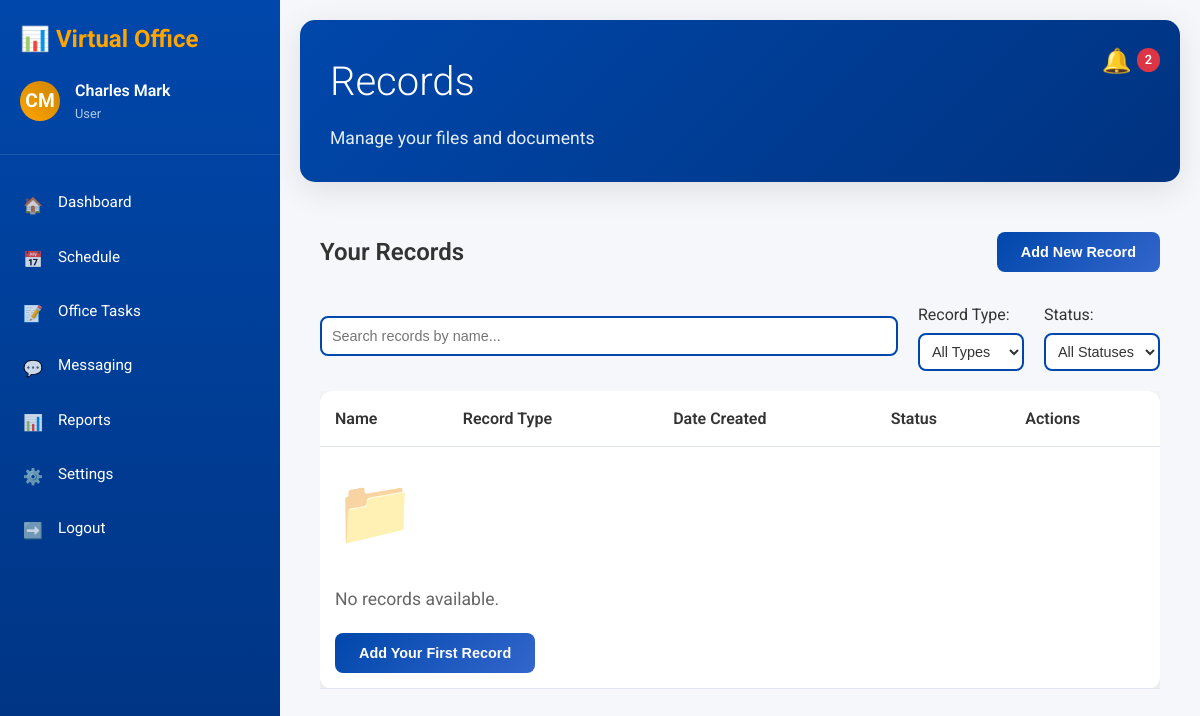
The app's page /records/ (signed in), older data.
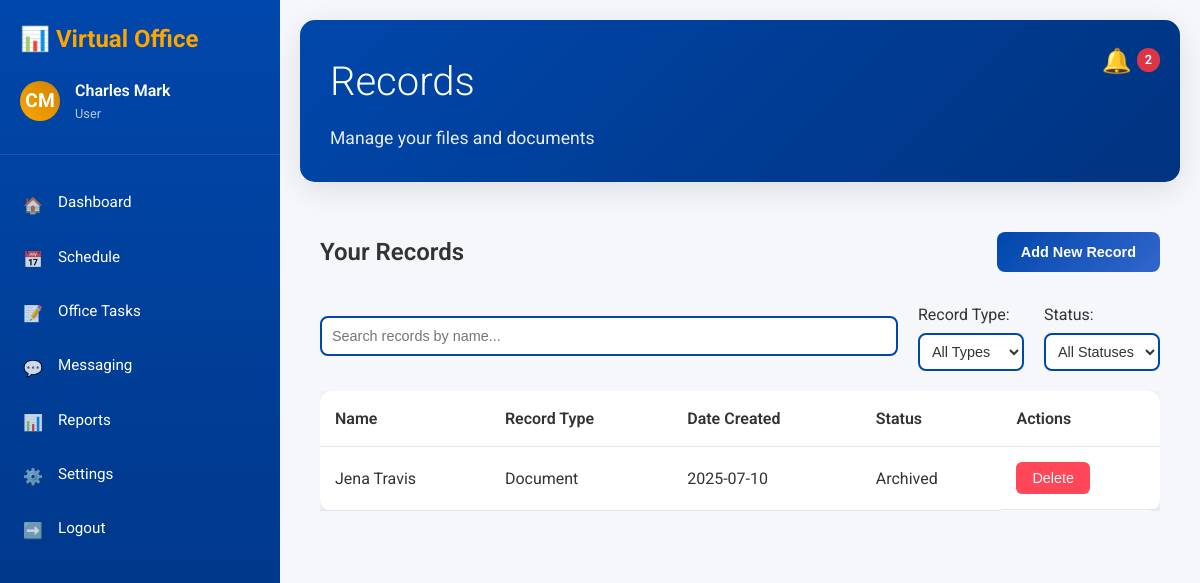
The same page, newer data.
### records/models.py (models this page shows, shortened)
class Record(models.Model):
    RECORD_TYPE_CHOICES = [
        ('Image', 'Image'),
        ('Document', 'Document'),
        ('Video', 'Video'),
        ('Audio', 'Audio'),
        ('Other', 'Other'),
    ]
    STATUS_CHOICES = [
        ('Active', 'Active'),
        ('Archived', 'Archived'),
        ('Draft', 'Draft'),
    ]
    name = models.CharField(max_length=200)
    record_type = models.CharField(max_length=20, choices=RECORD_TYPE_CHOICES, default='Other')
    file = models.FileField(upload_to='records/', blank=True, null=True)
    date_created = models.DateTimeField(default=timezone.now)
    status = models.CharField(max_length=20, choices=STATUS_CHOICES, default='Draft')
    user = models.ForeignKey(User, on_delete=models.CASCADE, related_name='records')

### records/views.py (the view)
# urls.py: path('', views.records_view, name='records'),
@login_required
def records_view(request):
    search_query = request.GET.get('search', '')
    record_type_filter = request.GET.get('record-type-filter', 'all')
    status_filter = request.GET.get('status-filter', 'all')
    records = Record.objects.filter(user=request.user)
    if search_query:
        records = records.filter(name__icontains=search_query)
    if record_type_filter != 'all':
        records = records.filter(record_type=record_type_filter)
    if status_filter != 'all':
        records = records.filter(status=status_filter)
    context = {
        'records': records,
        'notifications': Notification.objects.filter(user=request.user, is_read=False),
        'record_type_choices': Record.RECORD_TYPE_CHOICES,
        'status_choices': Record.STATUS_CHOICES,
        'current_filters': {
            'search': search_query,
            'record_type': record_type_filter,
            'status': status_filter,
        },
    }
    return render(request, 'records/records.html', context)

### messaging/context_processors.py (called while the page is built)
def notifications(request):
    if request.user.is_authenticated:
        try:
            user_notifications = request.user.notifications.filter(is_read=False)
            return {
                'chat_notifications': {
                    'count': user_notifications.filter(notification_type='chat').count(),
                    'list': user_notifications.filter(notification_type='chat')[:10]
                },
                'general_notifications': {
                    'count': user_notifications.exclude(notification_type='chat').count(),
                    'list': user_notifications.exclude(notification_type='chat')[:10]
                }
            }
        except AttributeError:
            return {
                'chat_notifications': {'count': 0, 'list': []},
                'general_notifications': {'count': 0, 'list': []}
            }
    return {}

### templates/records/records.html (shortened to what this page needs)
{% extends 'base.html' %}
{% load static %}
{% block content %}
<header class="header">
    <h1 class="greeting">Records</h1>
    <p class="subtitle">Manage your files and documents</p>
    <div class="notification" role="button" tabindex="0" aria-label="Notifications" id="notificationTrigger">
        <span class="notification-icon">🔔</span>
        <span class="notification-badge">{{ notifications.count }}</span>
    </div>
</header>
<div class="records-container">
    <div class="records-header">
        <h2 class="records-title">Your Records</h2>
        <button class="auth-btn" onclick="openNewRecordModal()">Add New Record</button>
    </div>
        <form id="filter-form" method="GET" action="{% url 'records:records' %}">
            <div class="search-filter-bar">
                <input type="text" name="search" id="search-input" class="search-input" placeholder="Search records by name..." value="{{ current_filters.search }}" />
                <div class="filter-group">
                    <label for="record-type-filter">Record Type:</label>
                    <select id="record-type-filter" class="filter-select" name="record-type-filter">
                        <option value="all" {% if current_filters.record_type == 'all' %}selected{% endif %}>All Types</option>
                    </select>
                </div>
                <div class="filter-group">
                    <label for="status-filter">Status:</label>
                    <select id="status-filter" class="filter-select" name="status-filter">
                        <option value="all" {% if current_filters.status == 'all' %}selected{% endif %}>All Statuses</option>
                    </select>
                </div>
            </div>
        </form>
    <div class="records-table-container">
        <table class="records-table">
            <thead>
                <tr>
                    <th>Name</th>
                    <th>Record Type</th>
                    <th>Date Created</th>
                    <th>Status</th>
                    <th>Actions</th>
                </tr>
            </thead>
            <tbody id="records-table-body">
                {% for record in records %}
                    <tr class="record-row" data-record-id="{{ record.id }}">
                        <td>{{ record.name }}</td>
                        <td>{{ record.get_record_type_display }}</td>
                        <td>{{ record.date_created|date:"Y-m-d" }}</td>
                        <td>{{ record.status }}</td>
                        <td class="actions">
                            <button class="delete-record-btn" data-record-id="{{ record.id }}" data-delete-url="{% url 'records:delete_record' record.id %}">Delete</button>
                        </td>
                    </tr>
                {% empty %}
                    <tr>
                        <td colspan="5" class="empty-state">
                            <div class="empty-icon">📁</div>
                            <p>No records available.</p>
                            <button class="auth-btn" onclick="openNewRecordModal()">Add Your First Record</button>
                        </td>
                    </tr>
                {% endfor %}
            </tbody>
        </table>
    </div>
</div>
{% endblock %}

Row changes from the older to the newer data that the page shows:
added Record: name "Jena Travis", record_type "Document", date_created "2025-07-10", status "Archived"
Text that changed along with them:
text no longer shown: "📁 No records available. Add Your First Record"
